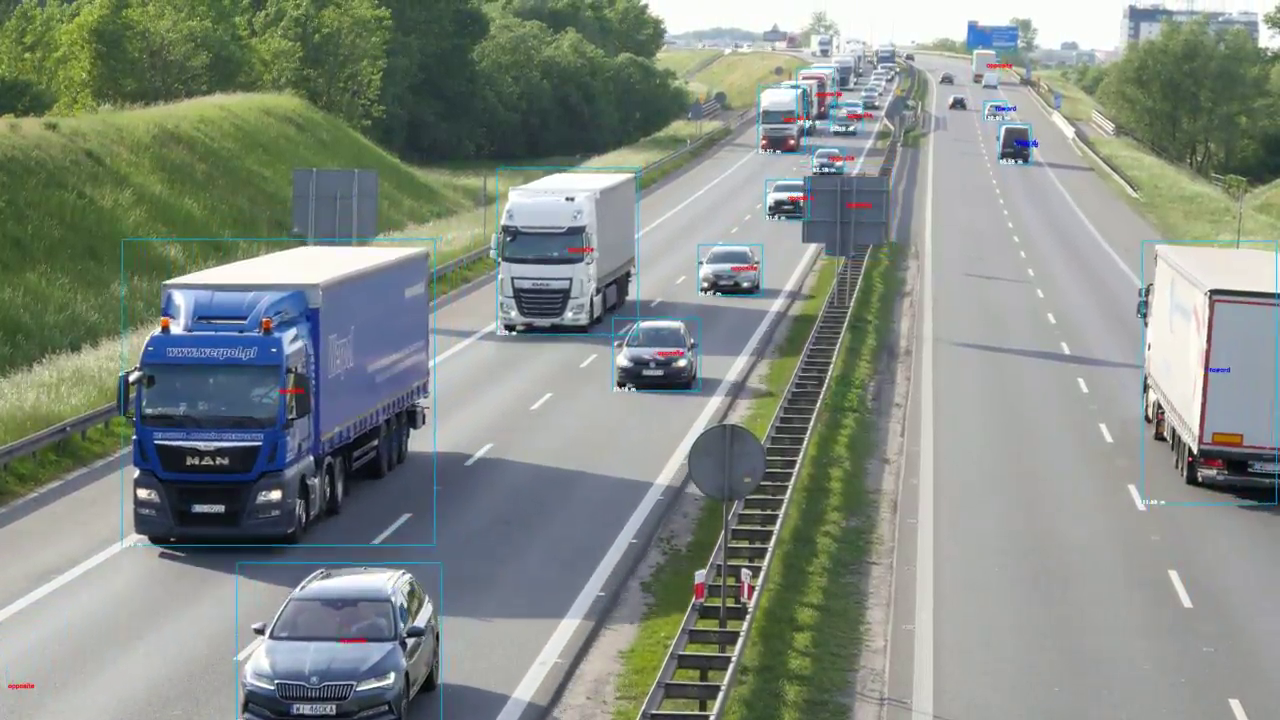
#> input picture frame 30 of chapter7/note.mp4, 1280 x 720 px, given in place of video.mp4, which was not available
$ jupyter execute --allow-errors '06. 크기 조정.ipynb'   (text cells are left out)
#> lines starting #> are read from the running program, lines starting #| are printed output that depends on the picture
[cell 1]
import cv2
img = cv2.imread('img.jpg')
#> (the rest of this cell did not finish here and is left out)

[cell 2]
import cv2
img = cv2.imread('img.jpg')
#> (the rest of this cell did not finish here and is left out)

[cell 3]
import cv2
img = cv2.imread('img.jpg')
#> (the rest of this cell did not finish here and is left out)

[cell 4]
import cv2
img = cv2.imread('img.jpg')
#> (the rest of this cell did not finish here and is left out)

[cell 5]
import cv2
cap =cv2.VideoCapture('video.mp4')

while cap.isOpened():
    ret, frame = cap.read()
#> frame is the input picture: shape (720, 1280, 3); mean B, G, R 132.9, 140.2, 132.1
    if not ret:
        break

    frame_resilzed = cv2.resize(frame, (400, 500))
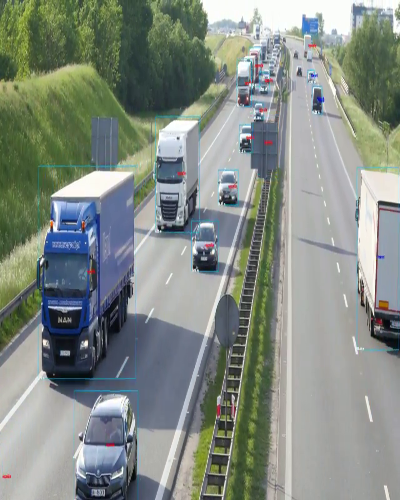
#> frame_resilzed: shape (500, 400, 3); mean B, G, R 132.8, 140, 132
    cv2.imshow('video', frame)
    if cv2.waitKey(1) == ord('q'):
#> (key q is pressed here)
        break

cap.release()
cv2.destroyAllWindows()

[cell 6]
import cv2
cap =cv2.VideoCapture('video.mp4')

while cap.isOpened():
    ret, frame = cap.read()
    if not ret:
        break

    frame_resilzed = cv2.resize(frame, None, fx=1.5, fy=1.5, interpolation=cv2.INTER_CUBIC)
#> frame_resilzed: shape (1080, 1920, 3)
    cv2.imshow('video', frame)
    if cv2.waitKey(1) == ord('q'):
#> (key q is pressed here)
        break

cap.release()
cv2.destroyAllWindows()


$ run again, starting later in the video
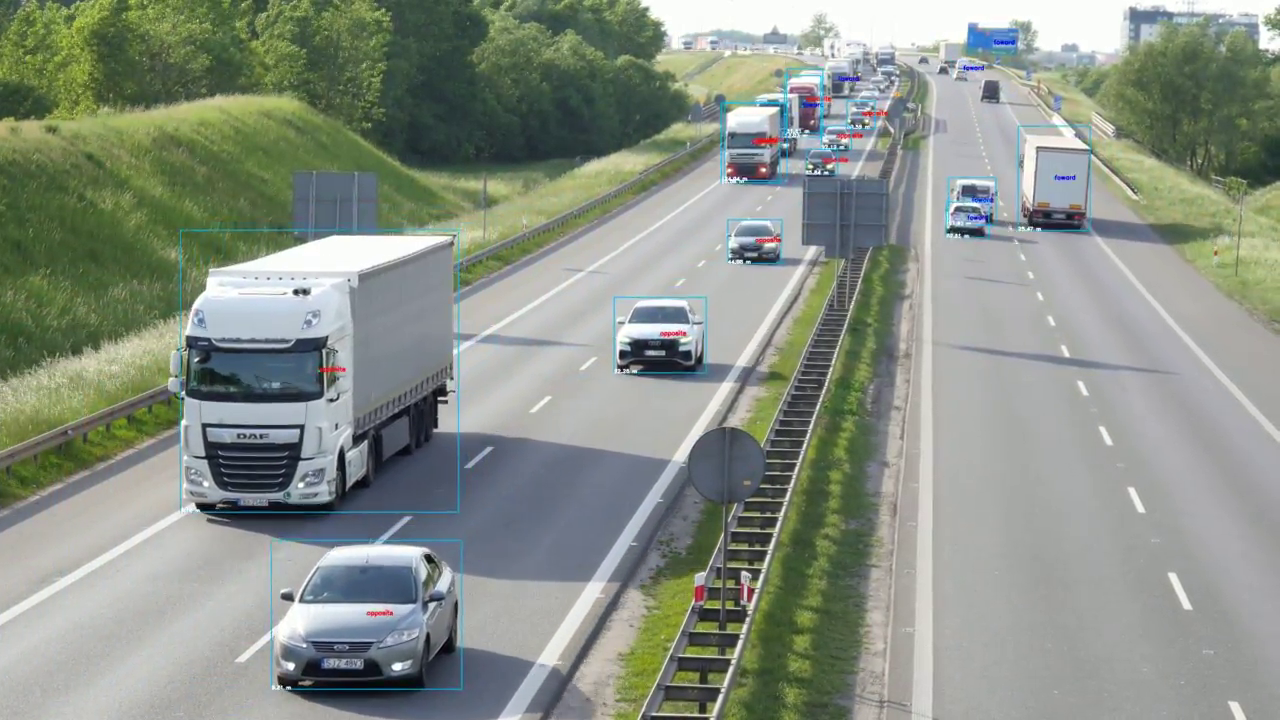
#> input picture frame 138 of chapter7/note.mp4, 1280 x 720 px, given in place of video.mp4, which was not available
#> frame is the input picture: shape (720, 1280, 3); mean B, G, R 135, 145.6, 137.8
#> `frame_resilzed = cv2.resize(frame, (400, 500))`:
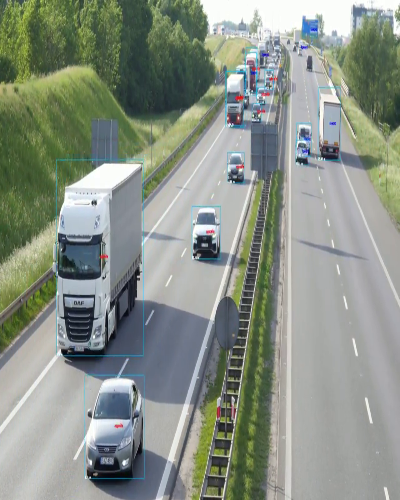
#> frame_resilzed: shape (500, 400, 3); mean B, G, R 134.9, 145.5, 137.6

$ run again, starting later in the video
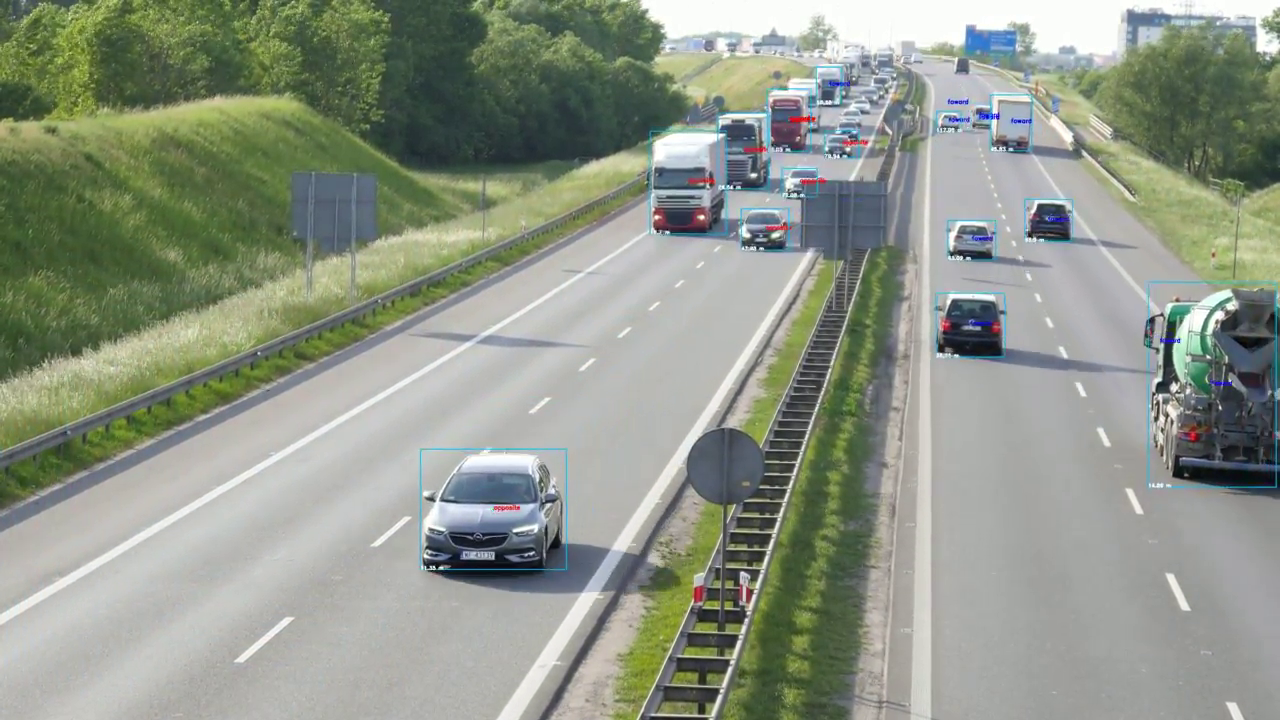
#> input picture frame 245 of chapter7/note.mp4, 1280 x 720 px, given in place of video.mp4, which was not available
#> frame is the input picture: shape (720, 1280, 3); mean B, G, R 136.6, 150.4, 143.3
#> `frame_resilzed = cv2.resize(frame, (400, 500))`:
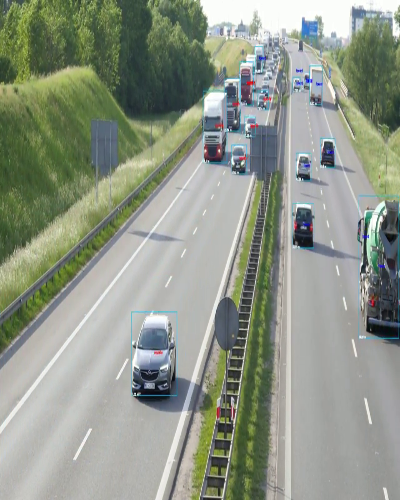
#> frame_resilzed: shape (500, 400, 3); mean B, G, R 136.5, 150.3, 143.2
